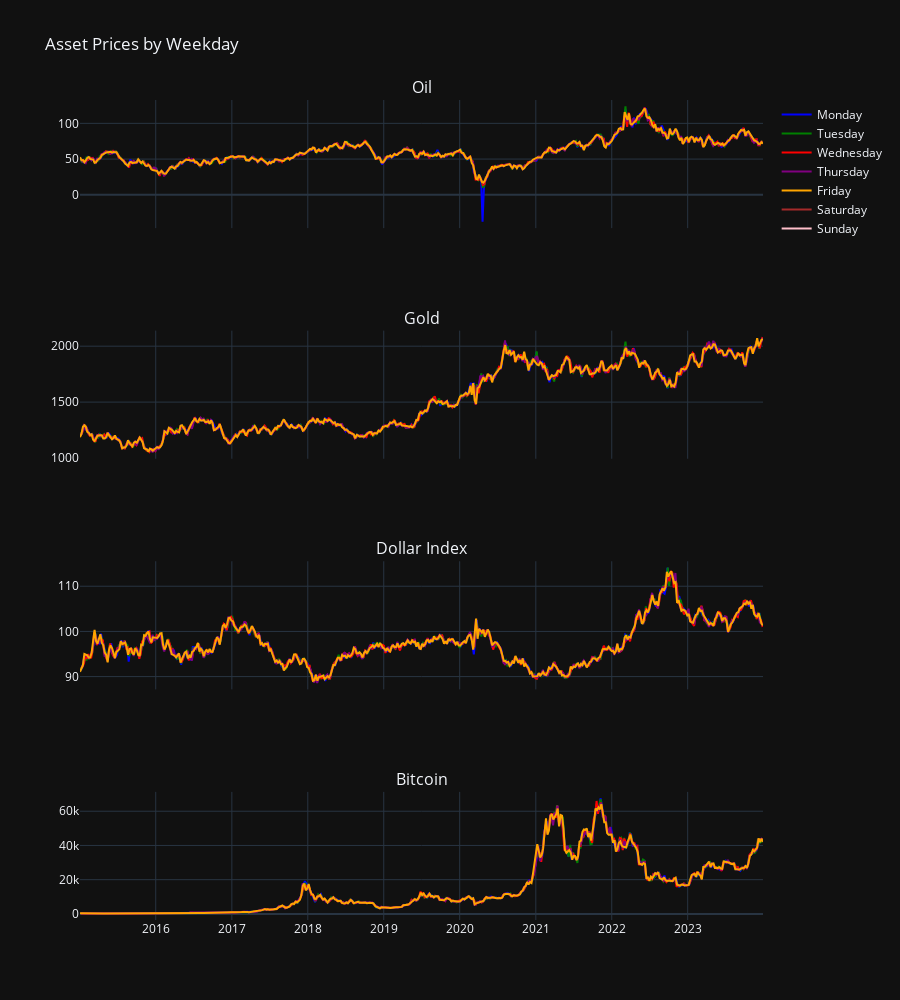

The code cell stored with this chart in its notebook:
### Markdown cell above
## Weekdays Comparison - Yearly Calculate

### Code cell
# Add a 'Weekday' column to merged_data, where 0=Monday, 1=Tuesday, ..., 6=Sunday
merged_data['Weekday'] = merged_data.index.weekday

# Map day numbers to day names
weekdays = ['Monday', 'Tuesday', 'Wednesday', 'Thursday', 'Friday', 'Saturday', 'Sunday']

# Define colors for weekdays
colors = ['blue', 'green', 'red', 'purple', 'orange', 'brown', 'pink']

# Create a subplot grid with 4 rows and 1 column (one plot per asset)
fig = make_subplots(rows=4, cols=1, shared_xaxes=True, subplot_titles=list(tickers.keys()))

# Loop through each asset and create a subplot for each one
for i, asset in enumerate(tickers.keys(), start=1):
    # Add a trace for each weekday
    for j in range(7):
        day_data = merged_data[merged_data['Weekday'] == j]
        if not day_data.empty:  # Ensure data exists for this weekday
            fig.add_trace(go.Scatter(
                x=day_data.index, 
                y=day_data[f'{asset} Price'],
                mode='lines',
                showlegend=False,  # Disable legend for individual lines
                line=dict(color=colors[j])  # Apply color for each day
            ), row=i, col=1)

# Add traces to the legend to represent each weekday
for j in range(7):
    fig.add_trace(go.Scatter(
        x=[None],  # No actual data, just for legend
        y=[None],
        mode='lines',
        name=weekdays[j],  # Add weekday name to the legend
        line=dict(color=colors[j])  # Use the corresponding color
    ))

# Update layout for better visualization
fig.update_layout(
    title="Asset Prices by Weekday",
    height=1000,
    showlegend=True
)

# Show the plot
fig.show()

### Figure 1 — Plotly figure (JSON) as saved in the notebook; plotly's stock layout.template omitted (floating-point values rounded to 4 significant figures; data arrays with more than 128 entries replaced by an {"elided": "..."} marker saying what was removed)
{"data": [{"line": {"color": "blue"}, "mode": "lines", "showlegend": false, "x": {"elided": "419 str values"}, "y": {"elided": "419 float values"}, "type": "scatter", "xaxis": "x", "yaxis": "y"}, {"line": {"color": "green"}, "mode": "lines", "showlegend": false, "x": {"elided": "465 str values"}, "y": {"elided": "465 float values"}, "type": "scatter", "xaxis": "x", "yaxis": "y"}, {"line": {"color": "red"}, "mode": "lines", "showlegend": false, "x": {"elided": "465 str values"}, "y": {"elided": "465 float values"}, "type": "scatter", "xaxis": "x", "yaxis": "y"}, {"line": {"color": "purple"}, "mode": "lines", "showlegend": false, "x": {"elided": "459 str values"}, "y": {"elided": "459 float values"}, "type": "scatter", "xaxis": "x", "yaxis": "y"}, {"line": {"color": "orange"}, "mode": "lines", "showlegend": false, "x": {"elided": "453 str values"}, "y": {"elided": "453 float values"}, "type": "scatter", "xaxis": "x", "yaxis": "y"}, {"line": {"color": "blue"}, "mode": "lines", "showlegend": false, "x": {"elided": "419 str values"}, "y": {"elided": "419 float values"}, "type": "scatter", "xaxis": "x2", "yaxis": "y2"}, {"line": {"color": "green"}, "mode": "lines", "showlegend": false, "x": {"elided": "465 str values"}, "y": {"elided": "465 float values"}, "type": "scatter", "xaxis": "x2", "yaxis": "y2"}, {"line": {"color": "red"}, "mode": "lines", "showlegend": false, "x": {"elided": "465 str values"}, "y": {"elided": "465 float values"}, "type": "scatter", "xaxis": "x2", "yaxis": "y2"}, {"line": {"color": "purple"}, "mode": "lines", "showlegend": false, "x": {"elided": "459 str values"}, "y": {"elided": "459 float values"}, "type": "scatter", "xaxis": "x2", "yaxis": "y2"}, {"line": {"color": "orange"}, "mode": "lines", "showlegend": false, "x": {"elided": "453 str values"}, "y": {"elided": "453 float values"}, "type": "scatter", "xaxis": "x2", "yaxis": "y2"}, {"line": {"color": "blue"}, "mode": "lines", "showlegend": false, "x": {"elided": "419 str values"}, "y": {"elided": "419 float values"}, "type": "scatter", "xaxis": "x3", "yaxis": "y3"}, {"line": {"color": "green"}, "mode": "lines", "showlegend": false, "x": {"elided": "465 str values"}, "y": {"elided": "465 float values"}, "type": "scatter", "xaxis": "x3", "yaxis": "y3"}, {"line": {"color": "red"}, "mode": "lines", "showlegend": false, "x": {"elided": "465 str values"}, "y": {"elided": "465 float values"}, "type": "scatter", "xaxis": "x3", "yaxis": "y3"}, {"line": {"color": "purple"}, "mode": "lines", "showlegend": false, "x": {"elided": "459 str values"}, "y": {"elided": "459 float values"}, "type": "scatter", "xaxis": "x3", "yaxis": "y3"}, {"line": {"color": "orange"}, "mode": "lines", "showlegend": false, "x": {"elided": "453 str values"}, "y": {"elided": "453 float values"}, "type": "scatter", "xaxis": "x3", "yaxis": "y3"}, {"line": {"color": "blue"}, "mode": "lines", "showlegend": false, "x": {"elided": "419 str values"}, "y": {"elided": "419 float values"}, "type": "scatter", "xaxis": "x4", "yaxis": "y4"}, {"line": {"color": "green"}, "mode": "lines", "showlegend": false, "x": {"elided": "465 str values"}, "y": {"elided": "465 float values"}, "type": "scatter", "xaxis": "x4", "yaxis": "y4"}, {"line": {"color": "red"}, "mode": "lines", "showlegend": false, "x": {"elided": "465 str values"}, "y": {"elided": "465 float values"}, "type": "scatter", "xaxis": "x4", "yaxis": "y4"}, {"line": {"color": "purple"}, "mode": "lines", "showlegend": false, "x": {"elided": "459 str values"}, "y": {"elided": "459 float values"}, "type": "scatter", "xaxis": "x4", "yaxis": "y4"}, {"line": {"color": "orange"}, "mode": "lines", "showlegend": false, "x": {"elided": "453 str values"}, "y": {"elided": "453 float values"}, "type": "scatter", "xaxis": "x4", "yaxis": "y4"}, {"line": {"color": "blue"}, "mode": "lines", "name": "Monday", "x": [null], "y": [null], "type": "scatter"}, {"line": {"color": "green"}, "mode": "lines", "name": "Tuesday", "x": [null], "y": [null], "type": "scatter"}, {"line": {"color": "red"}, "mode": "lines", "name": "Wednesday", "x": [null], "y": [null], "type": "scatter"}, {"line": {"color": "purple"}, "mode": "lines", "name": "Thursday", "x": [null], "y": [null], "type": "scatter"}, {"line": {"color": "orange"}, "mode": "lines", "name": "Friday", "x": [null], "y": [null], "type": "scatter"}, {"line": {"color": "brown"}, "mode": "lines", "name": "Saturday", "x": [null], "y": [null], "type": "scatter"}, {"line": {"color": "pink"}, "mode": "lines", "name": "Sunday", "x": [null], "y": [null], "type": "scatter"}], "layout": {"xaxis": {"anchor": "y", "domain": [0.0, 1.0], "matches": "x4", "showticklabels": false}, "yaxis": {"anchor": "x", "domain": [0.8438, 1.0]}, "xaxis2": {"anchor": "y2", "domain": [0.0, 1.0], "matches": "x4", "showticklabels": false}, "yaxis2": {"anchor": "x2", "domain": [0.5625, 0.7188]}, "xaxis3": {"anchor": "y3", "domain": [0.0, 1.0], "matches": "x4", "showticklabels": false}, "yaxis3": {"anchor": "x3", "domain": [0.2812, 0.4375]}, "xaxis4": {"anchor": "y4", "domain": [0.0, 1.0]}, "yaxis4": {"anchor": "x4", "domain": [0.0, 0.1562]}, "annotations": [{"font": {"size": 16}, "showarrow": false, "text": "Oil", "x": 0.5, "xanchor": "center", "xref": "paper", "y": 1.0, "yanchor": "bottom", "yref": "paper"}, {"font": {"size": 16}, "showarrow": false, "text": "Gold", "x": 0.5, "xanchor": "center", "xref": "paper", "y": 0.7188, "yanchor": "bottom", "yref": "paper"}, {"font": {"size": 16}, "showarrow": false, "text": "Dollar Index", "x": 0.5, "xanchor": "center", "xref": "paper", "y": 0.4375, "yanchor": "bottom", "yref": "paper"}, {"font": {"size": 16}, "showarrow": false, "text": "Bitcoin", "x": 0.5, "xanchor": "center", "xref": "paper", "y": 0.1562, "yanchor": "bottom", "yref": "paper"}], "title": {"text": "Asset Prices by Weekday"}, "height": 1000, "showlegend": true}}
